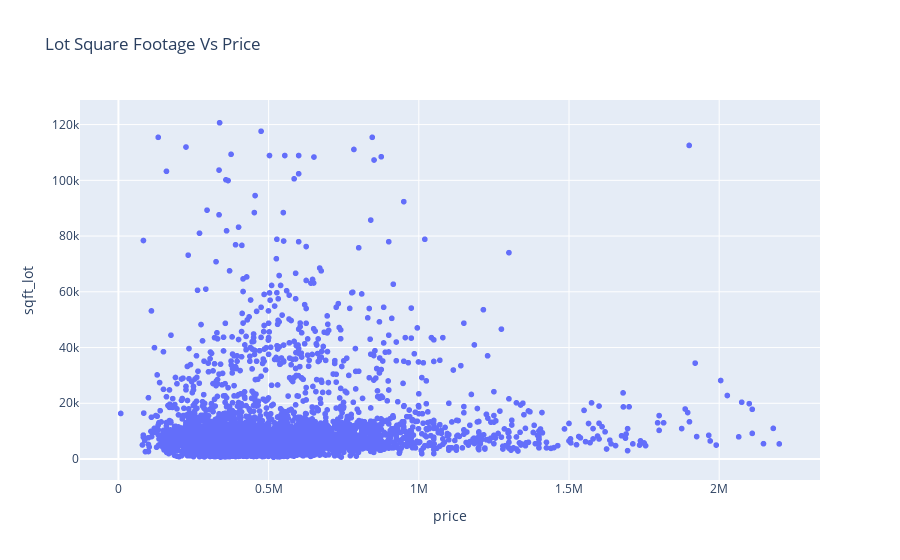

Notebook code for this chart:
### Code cell
px.scatter(
    df,
    y="sqft_lot",
    x="price",
    title = "Lot Square Footage Vs Price",
)

### Figure 1 — Plotly figure (JSON) as saved in the notebook; plotly's stock layout.template omitted (floating-point values rounded to 4 significant figures; data arrays with more than 128 entries replaced by an {"elided": "..."} marker saying what was removed)
{"data": [{"hovertemplate": "price=%{x}<br>sqft_lot=%{y}<extra></extra>", "legendgroup": "", "marker": {"color": "#636efa", "symbol": "circle"}, "mode": "markers", "name": "", "showlegend": false, "type": "scattergl", "x": {"elided": "4361 float values"}, "xaxis": "x", "y": {"elided": "4361 int values"}, "yaxis": "y"}], "layout": {"legend": {"tracegroupgap": 0}, "title": {"text": "Lot Square Footage Vs Price"}, "xaxis": {"anchor": "y", "domain": [0, 1], "title": {"text": "price"}}, "yaxis": {"anchor": "x", "domain": [0, 1], "title": {"text": "sqft_lot"}}}}
